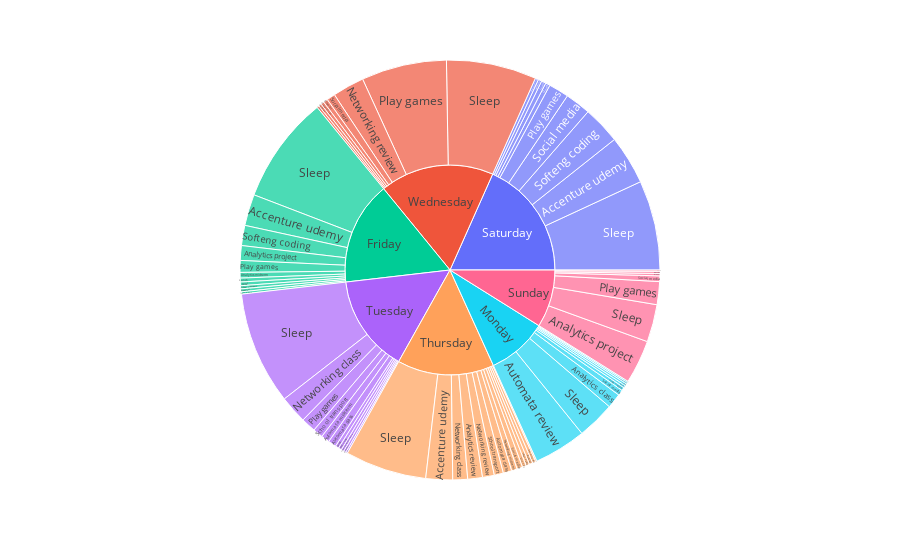

This figure's notebook cell:
### Code cell
# Create a hierarchical dataframe for the Sunburst chart
# Sunburst Chart of Activities by Day of the Week
sunburst_data = df.groupby(['Day of the Week', 'Activity Description'])['Duration (mins)'].sum().reset_index()

# Create an interactive Sunburst chart
fig_sunburst = px.sunburst(sunburst_data, path=['Day of the Week', 'Activity Description'], values='Duration (mins)',
                           title='',
                           labels={'Duration (mins)': 'Total Duration (minutes)'})

# Show the interactive Sunburst chart
fig_sunburst.show()

### Figure 1 — Plotly figure (JSON) as saved in the notebook; plotly's stock layout.template omitted (floating-point values rounded to 4 significant figures)
{"data": [{"branchvalues": "total", "domain": {"x": [0, 1], "y": [0, 1]}, "hovertemplate": "labels=%{label}<br>Total Duration (minutes)=%{value}<br>parent=%{parent}<br>id=%{id}<extra></extra>", "ids": ["Friday/Accenture udemy", "Saturday/Accenture udemy", "Thursday/Accenture udemy", "Monday/Analytics class", "Friday/Analytics midterm", "Friday/Analytics project", "Sunday/Analytics project", "Thursday/Analytics review", "Thursday/Automata class", "Tuesday/Automata class", "Tuesday/Automata midterm", "Monday/Automata review", "Friday/Breakfast", "Monday/Breakfast", "Saturday/Breakfast", "Sunday/Breakfast", "Thursday/Breakfast", "Tuesday/Breakfast", "Wednesday/Breakfast", "Friday/Dinner", "Monday/Dinner", "Saturday/Dinner", "Sunday/Dinner", "Thursday/Dinner", "Tuesday/Dinner", "Wednesday/Dinner", "Friday/Lunch", "Monday/Lunch", "Saturday/Lunch", "Sunday/Lunch", "Thursday/Lunch", "Tuesday/Lunch", "Wednesday/Lunch", "Thursday/Networking class", "Tuesday/Networking class", "Thursday/Networking midterm", "Thursday/Networking review", "Wednesday/Networking review", "Friday/Play games", "Saturday/Play games", "Sunday/Play games", "Tuesday/Play games", "Wednesday/Play games", "Saturday/Play with cats", "Thursday/Play with cats", "Wednesday/Play with cats", "Friday/School transport", "Monday/School transport", "Thursday/School transport", "Tuesday/School transport", "Friday/Sleep", "Monday/Sleep", "Saturday/Sleep", "Sunday/Sleep", "Thursday/Sleep", "Tuesday/Sleep", "Wednesday/Sleep", "Monday/Social media", "Saturday/Social media", "Sunday/Social media", "Thursday/Social media", "Wednesday/Social media", "Friday/Softeng coding", "Saturday/Softeng coding", "Friday/Takes a bath", "Monday/Takes a bath", "Thursday/Takes a bath", "Tuesday/Takes a bath", "Tuesday/Thinking about future", "Friday", "Monday", "Saturday", "Sunday", "Thursday", "Tuesday", "Wednesday"], "labels": ["Accenture udemy", "Accenture udemy", "Accenture udemy", "Analytics class", "Analytics midterm", "Analytics project", "Analytics project", "Analytics review", "Automata class", "Automata class", "Automata midterm", "Automata review", "Breakfast", "Breakfast", "Breakfast", "Breakfast", "Breakfast", "Breakfast", "Breakfast", "Dinner", "Dinner", "Dinner", "Dinner", "Dinner", "Dinner", "Dinner", "Lunch", "Lunch", "Lunch", "Lunch", "Lunch", "Lunch", "Lunch", "Networking class", "Networking class", "Networking midterm", "Networking review", "Networking review", "Play games", "Play games", "Play games", "Play games", "Play games", "Play with cats", "Play with cats", "Play with cats", "School transport", "School transport", "School transport", "School transport", "Sleep", "Sleep", "Sleep", "Sleep", "Sleep", "Sleep", "Sleep", "Social media", "Social media", "Social media", "Social media", "Social media", "Softeng coding", "Softeng coding", "Takes a bath", "Takes a bath", "Takes a bath", "Takes a bath", "Thinking about future", "Friday", "Monday", "Saturday", "Sunday", "Thursday", "Tuesday", "Wednesday"], "name": "", "parents": ["Friday", "Saturday", "Thursday", "Monday", "Friday", "Friday", "Sunday", "Thursday", "Thursday", "Tuesday", "Tuesday", "Monday", "Friday", "Monday", "Saturday", "Sunday", "Thursday", "Tuesday", "Wednesday", "Friday", "Monday", "Saturday", "Sunday", "Thursday", "Tuesday", "Wednesday", "Friday", "Monday", "Saturday", "Sunday", "Thursday", "Tuesday", "Wednesday", "Thursday", "Tuesday", "Thursday", "Thursday", "Wednesday", "Friday", "Saturday", "Sunday", "Tuesday", "Wednesday", "Saturday", "Thursday", "Wednesday", "Friday", "Monday", "Thursday", "Tuesday", "Friday", "Monday", "Saturday", "Sunday", "Thursday", "Tuesday", "Wednesday", "Monday", "Saturday", "Sunday", "Thursday", "Wednesday", "Friday", "Saturday", "Friday", "Monday", "Thursday", "Tuesday", "Tuesday", "", "", "", "", "", "", ""], "type": "sunburst", "values": [324, 506, 276, 152, 58, 152, 450, 152, 88, 84, 87, 539, 30, 13, 36, 22, 35, 25, 28, 38, 24, 47, 24, 40, 36, 45, 40, 22, 47, 14, 13, 17, 23, 153, 286, 58, 122, 328, 122, 208, 237, 152, 880, 34, 34, 34, 32, 34, 94, 103, 1109, 390, 926, 388, 842, 1165, 930, 58, 265, 58, 58, 88, 208, 390, 24, 17, 36, 33, 28, 2137, 1249, 2459, 1193, 2001, 2016, 2356]}], "layout": {"legend": {"tracegroupgap": 0}, "margin": {"t": 60}}}
